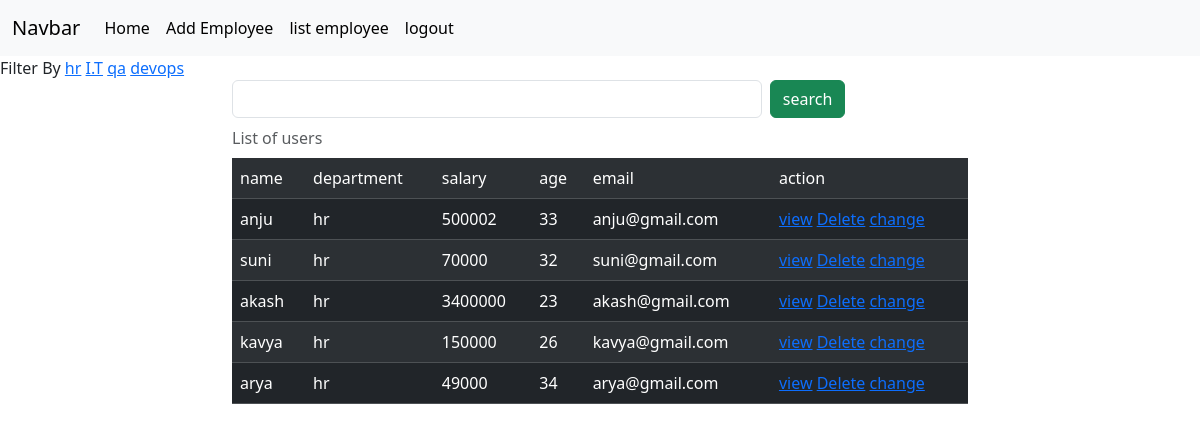
/employees/all?department=hr (signed in), run on the app's committed database.
### crm/models.py (models this page shows, shortened)
class Employees(models.Model):
    name=models.CharField(max_length=200)
    department=models.CharField(max_length=200)
    salary=models.PositiveIntegerField()
    email=models.EmailField(unique=True)
    age=models.PositiveIntegerField()
    contact=models.CharField(null=True ,max_length=200)
    image=models.ImageField(upload_to="images",null=True,blank=True)
    dob=models.DateField(null=True,blank=True)

### crm/views.py (the view, shortened to what this page needs)
# urls.py: path("employees/all",views.EmployeeListView.as_view(),name="emp-list"),
@method_decorator(signin_required,name="dispatch")
class EmployeeListView(View):
    def get(self,request,*args,**kwargs):
         qs=Employees.objects.all()
         departments=Employees.objects.all().values_list("department",flat=True).distinct()
         print(departments)
         if "department" in request.GET:
             dept=request.GET.get("department")
             qs=qs.filter(department__iexact=dept)
         return render(request,"emp_list.html",{"data":qs,"departments":departments})

### crm/views.py (called while the page is built)
def signin_required(fn):
    def wrapper(request,*args,**kwargs):
        if not request.user.is_authenticated:
            messages.error(request,"invalid session")
            return redirect("sign-in")
        else:
            return fn(request,*args,**kwargs)
    return wrapper

### crm/templates/emp_list.html (shortened to what this page needs)
{%extends 'base.html'%}
{%block body_block%}
<div>
Filter By
 {% for dep in departments%}
 <a href="{%url 'emp-list'%}?department={{dep}}">{{dep}}</a>
 {%endfor%}
</div>
<div class="container">
    <div class="row">
        <div class="col-2"></div>
        <div class="col-8">
            <form action="" method="post">
                <div class="d-flex">
                <input type="text" name="box" class="form-control me-2">
                <button type="submit" class="btn btn-success">search</button>
            </form>
        </div>
        <div class="col-2"></div>
    </div>
</div>
<div class="container">
    <div class="row">
        <div class="col-2"></div>
        <div class="col-8">
            <table class="table table table-dark table-striped caption-top">
                <caption>List of users</caption>
                <tr>
                    <td>name</td>
                    <td>department</td>
                    <td>salary</td>
                    <td>age</td>
                    <td>email</td>
                    <td>action</td>
                </tr>
                {%for emp in data%}
                <tr>
                  <td>{{emp.name}}</td>
                  <td>{{emp.department}}</td>
                  <td>{{emp.salary}}</td>
                  <td>{{emp.age}}</td>
                  <td>{{emp.email}}</td>
                  <td>
                    <a href="{%url 'emp-detail' emp.id%}">view</a>
                    <a href="{%url 'emp-delete' emp.id%}">Delete</a>
                    <a href="{%url 'emp-edit' emp.id%}">change</a>
                  </td>
                </tr>
                {%endfor%}
            </table>
        </div>
        <div class="col-2"></div>
    </div>
</div>
{%endblock%}

### data on the page
Employees: name "anju", department "hr", salary "500002", age "33", email "anju@gmail.com"
Employees: name "suni", department "hr", salary "70000", age "32", email "suni@gmail.com"
Employees: name "akash", department "hr", salary "3400000", age "23", email "akash@gmail.com"
Employees: name "kavya", department "hr", salary "150000", age "26", email "kavya@gmail.com"
Employees: name "arya", department "hr", salary "49000", age "34", email "arya@gmail.com"

### other printed values
{{ dep }} "hr" "I.T" "qa" "devops"
